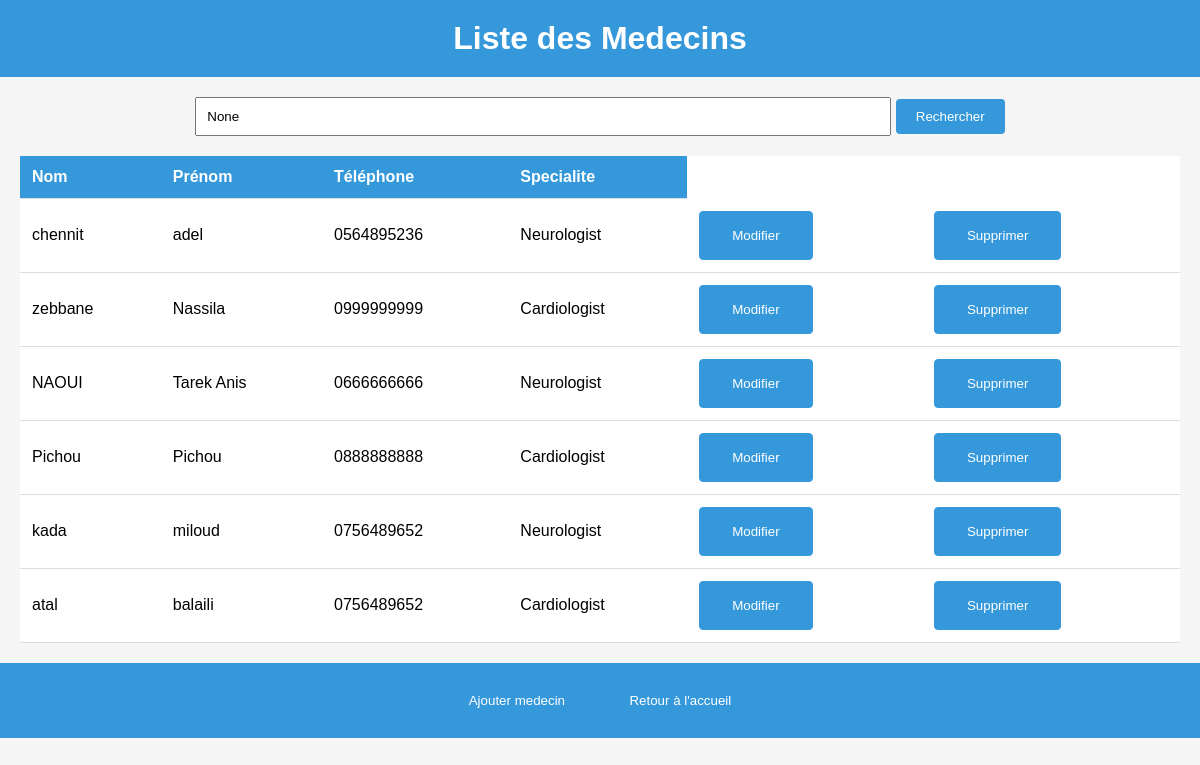
/liste_medecins/, run on the app's committed database.
### app1/models.py (models this page shows, shortened)
class Medecin(models.Model) :
    Num_M = models.AutoField(primary_key=True)
    Nom_M = models.CharField(max_length = 50)
    Prenom_M = models.CharField(max_length = 50)
    Telephone_M = models.CharField(max_length = 10, help_text = 'Entrez un numero de telephone valable svp')
    choix_speciailte = [
        ('Cardiologist','Cardiologist'),
        ('Neurologist','Neurologist'),
        ('Urologist','Urologist'),
        ('Rheumatologist','Rheumatologist'),
        ('Otolaryngologist','Otolaryngologist'),
    ]
    specialite = models.CharField(max_length = 50, choices = choix_speciailte)

### app1/views.py (the view)
# urls.py: path('liste_medecins/',liste_medecins, name='liste_medecins'),
def liste_medecins(request):
    query = request.GET.get('q')
    medecins = Medecin.objects.all()
    if query:
        medecins = medecins.filter(Nom_M__icontains=query)
    return render(request, 'liste_medecins.html', {'medecins': medecins, 'query':query})

### app1/templates/liste_medecins.html (shortened to what this page needs)
<!DOCTYPE html>
{% load static %}
<html lang="en">
<head>
    <link href="{% static 'css/styleListMedecins.css' %}" rel="stylesheet" />
</head>
<body>
    <h1>Liste des Medecins</h1>
    <form method="get" action="{% url 'liste_medecins' %}">
        <input type="text" name="q" placeholder="Recherche par Noms des Medecins" value="{{ query }}">
        <button type="submit">Rechercher</button>
    </form>
    <div class="table-wrapper">
<table class="fl-table">
    <thead>
        <tr>
            <th>Nom</th>
            <th>Prénom</th>
            <th>Téléphone</th>
            <th>Specialite</th>
        </tr>
    </thead>
    <tbody>
        {% for medecin in medecins %}
            <tr>
                <td> {{medecin.Nom_M }}</td>
                <td>{{ medecin.Prenom_M }}</td>
                <td>{{ medecin.Telephone_M }}</td>
                <td>{{ medecin.specialite }}</td>
                <td>
                    <a href="{% url 'prefillMedecin' pk=medecin.Num_M %}"><button>Modifier</button></a>
                </td>
                <td>
                    <a href="{% url 'supprimer_medecin' pk=medecin.Num_M %}"><button>Supprimer</button></a>
                </td>
            </tr>
        {% endfor %}
    </tbody>
</table>
</div>
<footer>
    <a href="{% url 'ajouter_medecin' %}"><button>Ajouter medecin</button></a>
    <a href="{% url 'Home' %}"><button>Retour à l'accueil</button></a>
</footer>
</body>
</html>

### app1/static/css/styleListMedecins.css (style rules this page uses)
body { font-family: 'Arial', sans-serif; margin: 0; padding: 0; background-color: #f5f5f5; }
h1 { background-color: #3498db; color: #fff; padding: 20px; text-align: center; margin: 0; }
form { margin: 20px; text-align: center; }
input[type="text"] { padding: 10px; width: 60%; box-sizing: border-box; }
button { padding: 10px 20px; background-color: #3498db; color: #fff; border: none; cursor: pointer; }
.table-wrapper { margin: 20px; overflow-x: auto; }
table { width: 100%; border-collapse: collapse; background-color: #fff; }
th, td { padding: 12px; text-align: left; border-bottom: 1px solid #ddd; }
th { background-color: #3498db; color: #fff; }
td a { display: inline-block; padding: 6px 12px; text-decoration: none; color: #fff; background-color: #3498db; border: 1px solid #3498db; border-radius: 4px; margin-right: 5px; }
button { background-color: #3498db; color: #fff; padding: 10px 20px; border: none; cursor: pointer; border-radius: 4px; }
footer { background-color: #3498db; color: #fff; padding: 20px; text-align: center; }
footer a { margin: 0 10px; }
footer button { background-color: #3498db; padding: 10px 20px; border: none; cursor: pointer; border-radius: 4px; }

### data on the page
Medecin: Nom_M "chennit", Prenom_M "adel", Telephone_M "0564895236", specialite "Neurologist"
Medecin: Nom_M "zebbane", Prenom_M "Nassila", Telephone_M "0999999999", specialite "Cardiologist"
Medecin: Nom_M "NAOUI", Prenom_M "Tarek Anis", Telephone_M "0666666666", specialite "Neurologist"
Medecin: Nom_M "Pichou", Prenom_M "Pichou", Telephone_M "0888888888", specialite "Cardiologist"
Medecin: Nom_M "kada", Prenom_M "miloud", Telephone_M "0756489652", specialite "Neurologist"
Medecin: Nom_M "atal", Prenom_M "balaili", Telephone_M "0756489652", specialite "Cardiologist"
